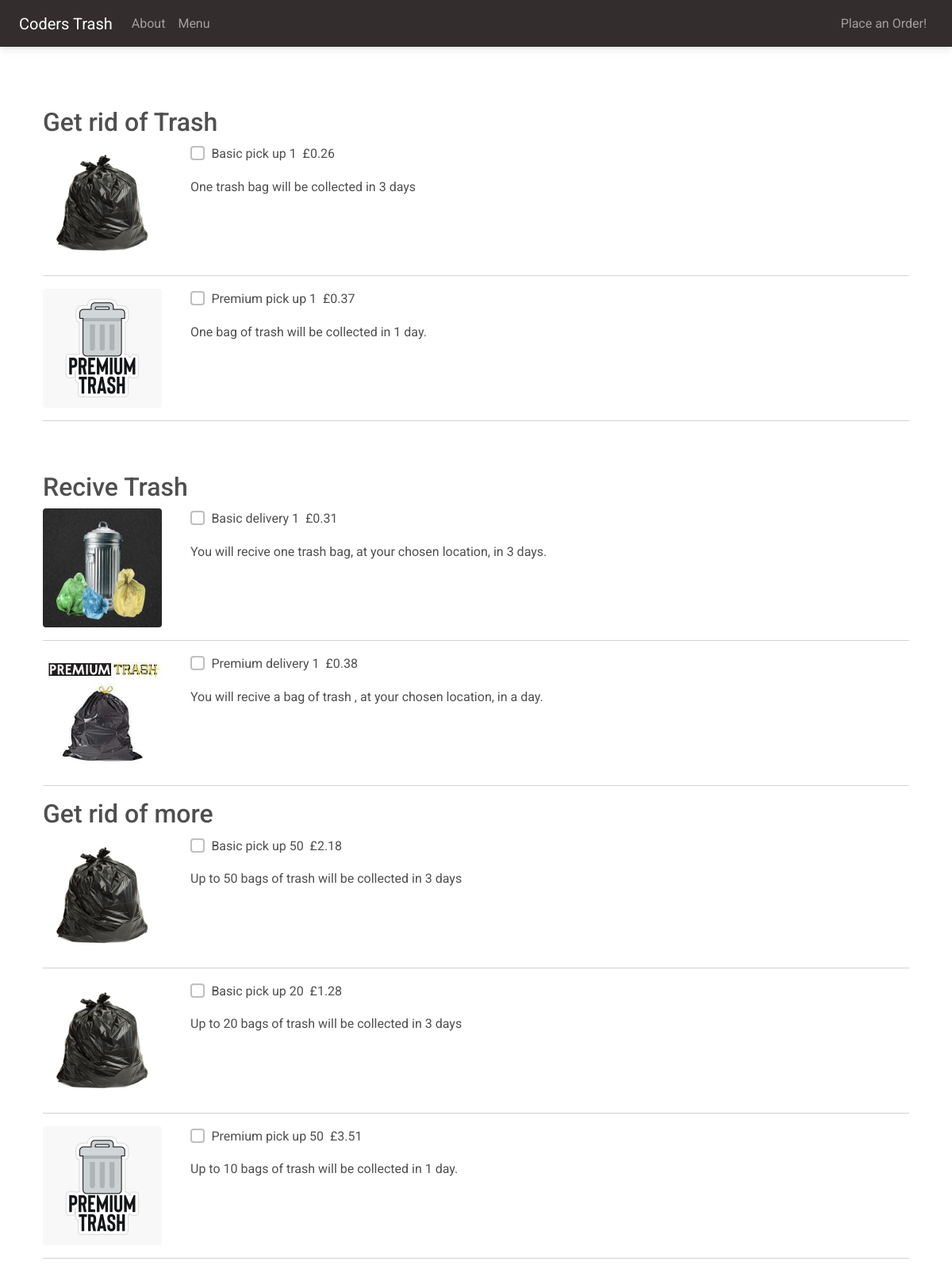
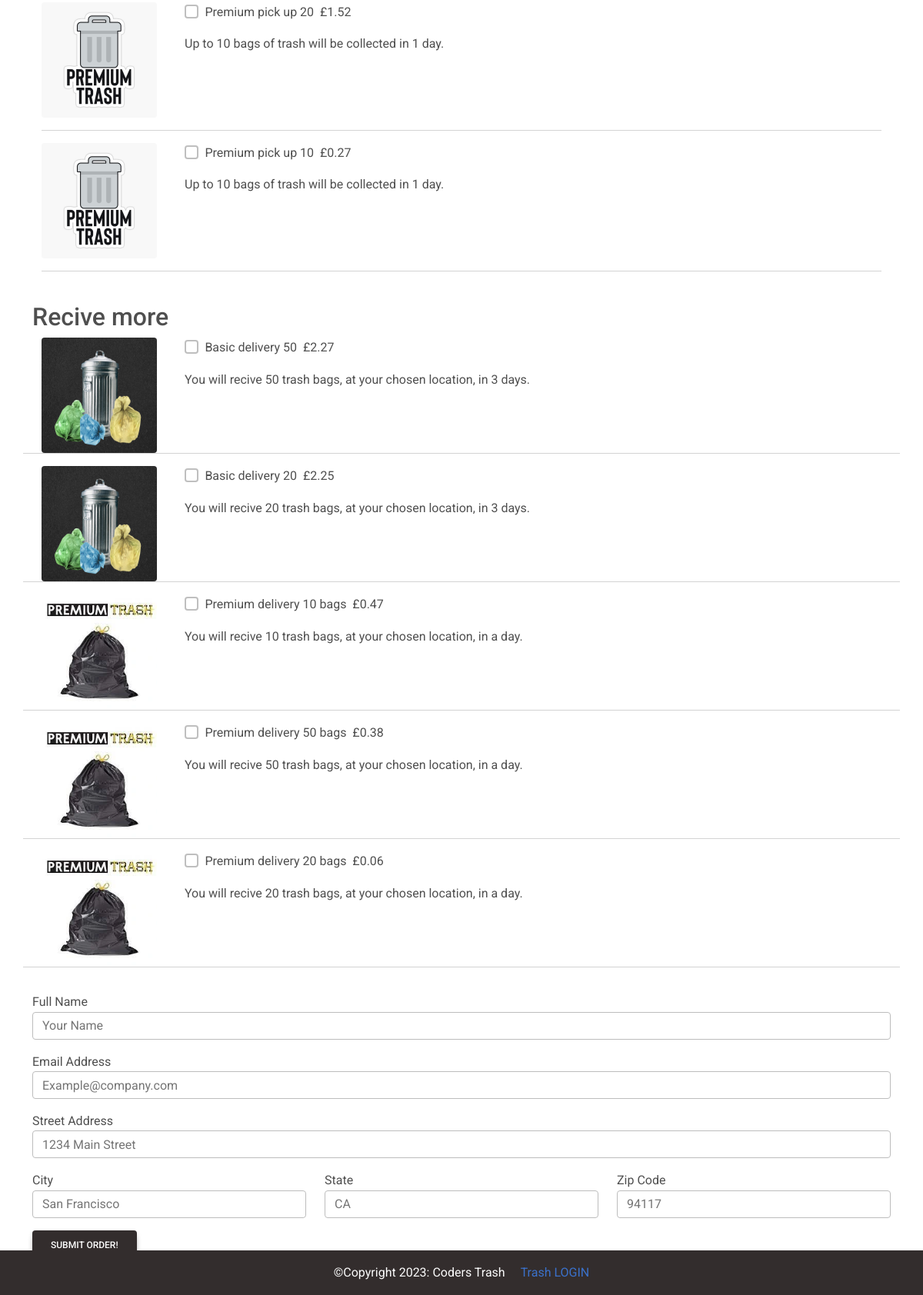
The page /order/ on the database its author committed (2 pictures, top to bottom).
### client/models.py (models this page shows, shortened)
class MenuItem(models.Model):
    name = models.CharField(max_length=100)
    description = models.TextField()
    image = models.ImageField(upload_to='menu_images/')
    price = models.DecimalField(max_digits=5, decimal_places=2)
    category = models.ManyToManyField('Category', related_name='item')

### client/views.py (the view, shortened to what this page needs)
# urls.py: path('order/', Order.as_view(), name='order'),
class Order(View):
    def get(self, request, *arg, **kwargs):
        picks = MenuItem.objects.filter(category__name__contains='Pick_ups')
        sells = MenuItem.objects.filter(category__name__contains='Deliveries')
        multiplepicks = MenuItem.objects.filter(category__name__contains='Multi_pickup')
        multiplesells = MenuItem.objects.filter(category__name__contains='Multi_delivery')
        context = {
            'sells': sells,
            'picks': picks,
            'multiplepicks': multiplepicks,
            'multiplesells': multiplesells,
        }
        return render(request, 'client/order.html', context)

### client/templates/client/order.html (shortened to what this page needs)
{% extends 'client/base.html' %}
{% block content %}
<div class="container mb-5">
    <div class="row justify-content-center mt-1">
        <div class="col-md-12 col-sm-12 p-4">
            <form method="POST">
         <div class="pt-5">
                    <h2>Get rid of Trash</h2>
                    {% for pick in picks %}
                    <div class="row">
                        <div class="col-md-2 col-sm-12">
                            <img class="rounded" src="{{ pick.image.url}}" width="150" height="150">
                        </div>
                        <div class="col-md-8 col-sm-12">
                            <div class="d-flex flex-row">
                                <div class="form-group form-check">
                                    <input type="checkbox" name="items[]" class="form-check-input"
                                        value="{{ pick.pk }}">
                                    <label class="form-check-label">{{ pick.name }}</label>
                                </div>
                                <p class="font-weight-bold pl-5">&nbsp; £{{ pick.price }}</p>
                            </div>
                            <p>{{ pick.description}}</p>
                        </div>
                    </div>
                    <hr />
                    {% endfor %}
                </div>
                <div class="pt-5">
                    <h2>Recive Trash</h2>
                    {% for sell in sells %}
                    <div class="row">
                        <div class="col-md-2 col-sm-12">
                            <img class="rounded" src="{{ sell.image.url}}" width="150" height="150">
                        </div>
                        <div class="col-md-8 col-sm-12">
                            <div class="d-flex flex-row">
                                <div class="form-group form-check">
                                    <input type="checkbox" name="items[]" class="form-check-input"
                                        value="{{ sell.pk }}">
                                    <label class="form-check-label">{{ sell.name }}</label>
                                </div>
                                <p class="font-weight-bold pl-5">&nbsp; £{{ sell.price }}</p>
                            </div>
                            <p>{{ sell.description}}</p>
                        </div>
                    </div>
                    <hr />
                    {% endfor %}
                </div>
                <h2>Get rid of more</h2>
                {% for multiplepick in multiplepicks %}
                <div class="row">
                    <div class="col-md-2 col-sm-12">
                        <img class="rounded" src="{{ multiplepick.image.url}}" width="150" height="150">
                    </div>
                    <div class="col-md-8 col-sm-12">
                        <div class="d-flex flex-row">
                            <div class="form-group form-check">
                                <input type="checkbox" name="items[]" class="form-check-input"
                                    value="{{ multiplepick.pk }}">
                                <label class="form-check-label">{{ multiplepick.name }}</label>
                            </div>
                            <p class="font-weight-bold pl-5">&nbsp; £{{ multiplepick.price }}</p>
                        </div>
                        <p>{{ multiplepick.description}}</p>
                    </div>
                </div>
                <hr />
                {% endfor %}
            </div>
            <h2>Recive more</h2>
                {% for multiplesell in multiplesells %}
                <div class="row">
                    <div class="col-md-2 col-sm-12">
                        <img class="rounded" src="{{ multiplesell.image.url}}" width="150" height="150">
                    </div>
                    <div class="col-md-8 col-sm-12">
                        <div class="d-flex flex-row">
                            <div class="form-group form-check">
                                <input type="checkbox" name="items[]" class="form-check-input"
                                    value="{{ multiplesell.pk }}">
                                <label class="form-check-label">{{ multiplesell.name }}</label>
                            </div>
                            <p class="font-weight-bold pl-5">&nbsp; £{{ multiplesell.price }}</p>
                        </div>
                        <p>{{ multiplesell.description}}</p>
                    </div>
                </div>
                <hr />
                {% endfor %}
            </div>
                <div class="form-group pt-3">
                    <label for="name">Full Name</label>
                    <input required class="form-control" type="text" placeholder="Your Name" name="name" />
                </div>
                <div class="form-group pt-3">
                    <label for="name">Email Address</label>
                    <input required class="form-control" type="text" placeholder="Example@company.com" name="email" />
                </div>
                <div class="form-group pt-3">
                    <label for="name">Street Address</label>
                    <input required class="form-control" type="text" placeholder="1234 Main Street" name="street" />
                </div>
                <div class="row">
                    <div class="col-md-4 col-sm-12">
                        <div class="form-group pt-3">
                            <label for="name">City</label>
                            <input required class="form-control" type="text" placeholder="San Francisco" name="city" />
                        </div>
                    </div>
                    <div class="col-md-4 col-sm-12">
                        <div class="form-group pt-3">
                            <label for="name">State</label>
                            <input required class="form-control" type="text" placeholder="CA" name="state" />
                        </div>
                    </div>
                    <div class="col-md-4 col-sm-12">
                        <div class="form-group pt-3">
                            <label for="name">Zip Code</label>
                            <input required class="form-control" type="text" placeholder="94117" name="zip" />
                        </div>
                    </div>
                </div>
                <button type="button" class="btn btn-dark mt-3" data-mdb-toggle="modal" data-mdb-target="#submitModal">
                    Submit Order!
                </button>
        </div>
{% endblock content %}

### rows shown on the page
MenuItem: image (picture), name "Basic pick up 1", price "0.26", description "One trash bag will be collected in 3 days"
MenuItem: image (picture), name "Premium pick up 1", price "0.37", description "One bag of trash will be collected in 1 day."
MenuItem: image (picture), name "Basic delivery 1", price "0.31", description "You will recive one trash bag, at your chosen location, in 3 days."
MenuItem: image (picture), name "Premium delivery 1", price "0.38", description "You will recive a bag of trash , at your chosen location, in a day."
MenuItem: image (picture), name "Basic pick up 50", price "2.18", description "Up to 50 bags of trash will be collected in 3 days"
MenuItem: image (picture), name "Basic pick up 20", price "1.28", description "Up to 20 bags of trash will be collected in 3 days"
MenuItem: image (picture), name "Premium pick up 50", price "3.51", description "Up to 10 bags of trash will be collected in 1 day."
MenuItem: image (picture), name "Premium pick up 20", price "1.52", description "Up to 10 bags of trash will be collected in 1 day."
MenuItem: image (picture), name "Premium pick up 10", price "0.27", description "Up to 10 bags of trash will be collected in 1 day."
MenuItem: image (picture), name "Basic delivery 50", price "2.27", description "You will recive 50 trash bags, at your chosen location, in 3 days."
MenuItem: image (picture), name "Basic delivery 20", price "2.25", description "You will recive 20 trash bags, at your chosen location, in 3 days."
MenuItem: image (picture), name "Premium delivery 10 bags", price "0.47", description "You will recive 10 trash bags, at your chosen location, in a day."
MenuItem: image (picture), name "Premium delivery 50 bags", price "0.38", description "You will recive 50 trash bags, at your chosen location, in a day."
MenuItem: image (picture), name "Premium delivery 20 bags", price "0.06", description "You will recive 20 trash bags, at your chosen location, in a day."
